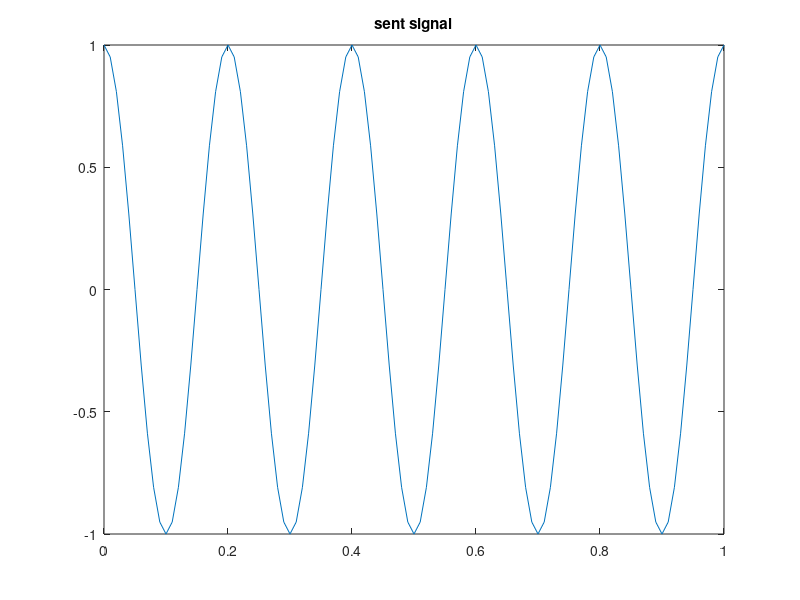

MATLAB code for this plot:
fc = 5;
tstart = 0;
tend = 1;
fs = 100;
t = tstart:(1/fs):tend;
signal = cos(2*pi*fc*t);

plot(t,signal)
title('sent signal')